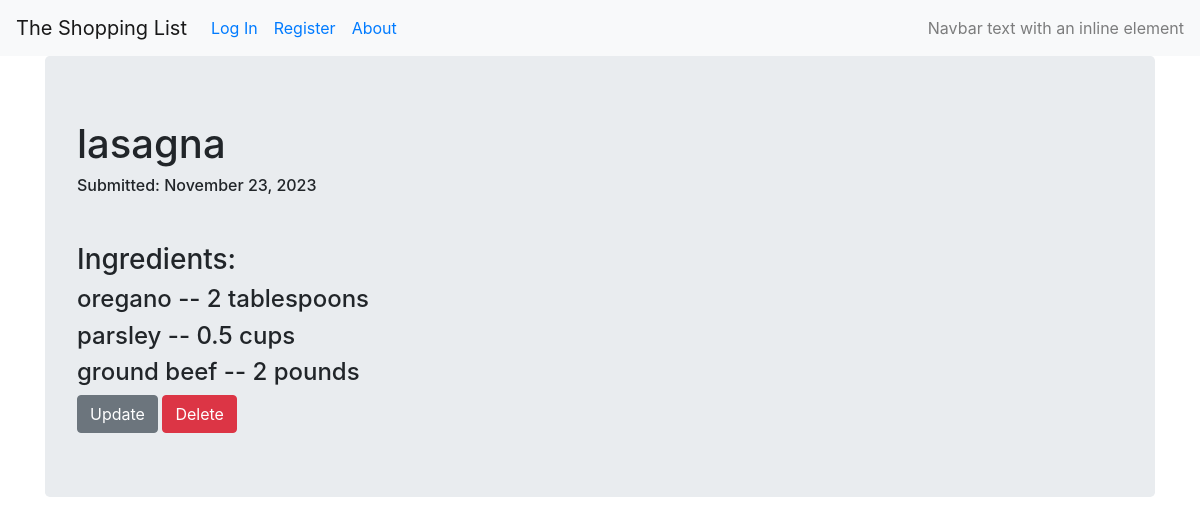
Screenshot of /recipes/10 with the database file from the repository.
### crud_recipe/models.py (models this page shows, shortened)
@dataclass
class Recipe(db.Model):
    __tablename__ = 'recipes'
    id = db.Column(db.Integer(), primary_key=True)
    name = db.Column(db.String(100))
    user_id = db.Column(db.Integer, db.ForeignKey('users.id'))
    date = db.Column(db.DateTime, nullable=False, default=datetime.utcnow)

@dataclass
class RecipeToIngredient(db.Model):
    __tablename__ = 'recipe_to_ingredient'
    recipe_id = db.Column(db.Integer, db.ForeignKey('recipes.id'), primary_key=True)
    ingredient_id = db.Column(db.Integer, db.ForeignKey('ingredients.id'), primary_key=True)
    ingredient_quantity = db.Column(db.Integer)
    ingredient_measurement = db.Column(db.String(50))

@dataclass
class Ingredient(db.Model):
    __tablename__ = 'ingredients'
    id = db.Column(db.Integer, primary_key=True)
    name = db.Column(db.String(100), nullable=False)     ## are any validators/conditionals required here or are none needed?

### crud_recipe/recipes/views.py (the view)
@recipe_views.route('/<int:recipe_id>')
def recipe_view(recipe_id):
    recipe = Recipe.query.get_or_404(recipe_id)
    recipe_ingredients_query = (
                        db.session.query(Ingredient.name, RecipeToIngredient.ingredient_quantity, RecipeToIngredient.ingredient_measurement)
                        .join(Ingredient, RecipeToIngredient.ingredient_id == Ingredient.id)
                        .where(RecipeToIngredient.recipe_id == recipe.id)
                        )
    recipe_ingredients = recipe_ingredients_query.all()
    return render_template('recipe.html', recipe_name=recipe.name,
                            submit_date=recipe.date, recipe=recipe, recipe_ingredients=recipe_ingredients)

### crud_recipe/templates/recipe.html (shortened to what this page needs)
{% extends "base.html" %}
{% block content %}
<div class="jumbotron">
  <h1>{{ recipe_name }}</h1>
  <h6>Submitted: {{ recipe.date.strftime('%B %d, %Y') }}</h6>
<p>
  <br>
</p>
<div>
  <h3>Ingredients:</h3>
</div>
<div>
  {% for ingredient in recipe_ingredients %}
  <div>
  <h4>{{ ingredient[0] }} -- {{ ingredient[1] }} {{ ingredient[2] }}</h4>
  </div>
  {% endfor %}
</div>
<div>
  <a class="btn btn-secondary" href="{{ url_for('recipes.update', recipe_id=recipe.id) }}">Update</a>
  <button type="button" class="btn btn-danger" data-toggle="modal" data-target="#del_modal" href="{{ url_for('recipes.delete_recipe', recipe_id=recipe.id) }}">Delete</button>
</div>
{% endblock content %}

### rows the page displays
Recipe: name "lasagna", date "November 23, 2023"
RecipeToIngredient: name "oregano", ingredient_quantity "2", ingredient_measurement "tablespoons"
RecipeToIngredient: name "parsley", ingredient_quantity "0.5", ingredient_measurement "cups"
RecipeToIngredient: name "ground beef", ingredient_quantity "2", ingredient_measurement "pounds"
